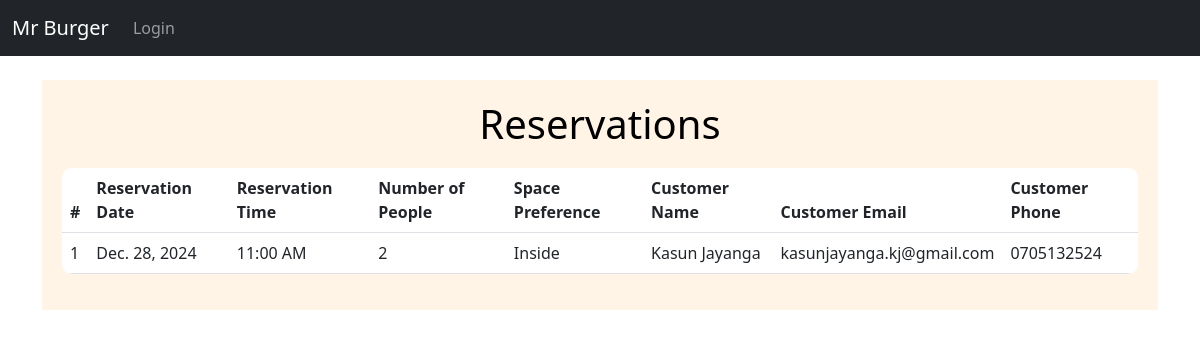
/reservations/, run on an earlier commit of the app's database.
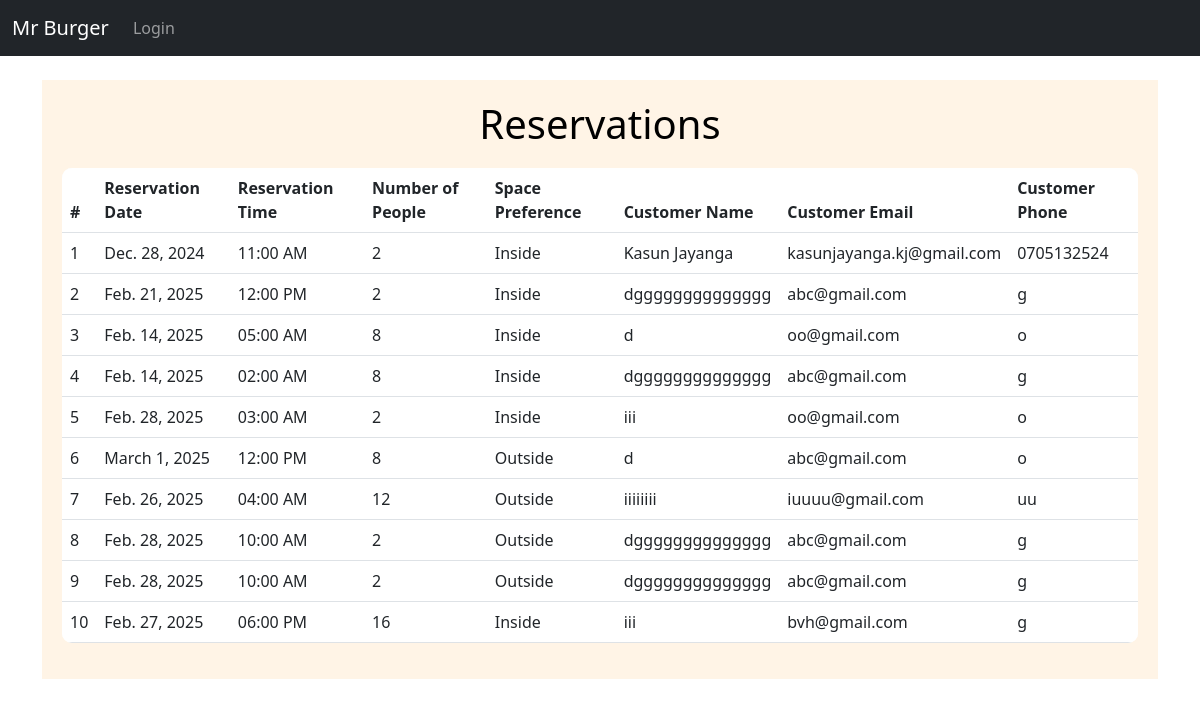
And on a later commit of the database.
### webstore/models.py (models this page shows)
class Reservation(models.Model):
    date = models.DateField()
    time = models.TimeField()
    num_people = models.IntegerField()
    space_preference = models.CharField(max_length=50)
    customer_name = models.CharField(max_length=100)
    customer_email = models.EmailField()
    customer_phone = models.CharField(max_length=15)

### webstore/views.py (the view)
# urls.py: path('reservations/', views.view_reservations, name='view_reservations'),
def view_reservations(request):
    reservations = Reservation.objects.all()  # Get all reservations from the database
    return render(request, 'view_reservations.html', {'reservations': reservations})

### webstore/templates/view_reservations.html
{% extends 'base.html' %}
{% block content %}
<div class="container" style="background-color: #fff4e6; padding: 20px;">
    <h1 class="center" style="color: black; text-align: center;">Reservations</h1>
    {% if reservations %}
    <table class="table" style="width: 100%; margin-top: 20px; border-radius: 10px; overflow: hidden; background: #fff;">
        <thead>
            <tr style="background: #f8f9fa; font-weight: bold;">
                <th>#</th>
                <th>Reservation Date</th>
                <th>Reservation Time</th>
                <th>Number of People</th>
                <th>Space Preference</th>
                <th>Customer Name</th>
                <th>Customer Email</th>
                <th>Customer Phone</th>
            </tr>
        </thead>
        <tbody>
            {% for reservation in reservations %}
            <tr>
                <td>{{ forloop.counter }}</td>
                <td>{{ reservation.date }}</td>
                <td>{{ reservation.time|time:"h:i A" }}</td>
                <td>{{ reservation.num_people }}</td>
                <td>{{ reservation.space_preference }}</td>
                <td>{{ reservation.customer_name }}</td>
                <td>{{ reservation.customer_email }}</td>
                <td>{{ reservation.customer_phone }}</td>
            </tr>
            {% endfor %}
        </tbody>
    </table>
    {% else %}
    <p style="text-align: center; font-size: 18px;">No reservations found.</p>
    {% endif %}
</div>
{% endblock %}

What changed in the data, as far as the page shows it:
added Reservation: date "Feb. 21, 2025", time "12:00 PM", num_people "2", space_preference "Inside", customer_name "dgggggggggggggg", customer_email "abc@gmail.com", customer_phone "g"
added Reservation: date "Feb. 14, 2025", time "05:00 AM", num_people "8", space_preference "Inside", customer_name "d", customer_email "oo@gmail.com", customer_phone "o"
added Reservation: date "Feb. 14, 2025", time "02:00 AM", num_people "8", space_preference "Inside", customer_name "dgggggggggggggg", customer_email "abc@gmail.com", customer_phone "g"
added Reservation: date "Feb. 28, 2025", time "03:00 AM", num_people "2", space_preference "Inside", customer_name "iii", customer_email "oo@gmail.com", customer_phone "o"
added Reservation: date "March 1, 2025", time "12:00 PM", num_people "8", space_preference "Outside", customer_name "d", customer_email "abc@gmail.com", customer_phone "o"
added Reservation: date "Feb. 26, 2025", time "04:00 AM", num_people "12", space_preference "Outside", customer_name "iiiiiiii", customer_email "iuuuu@gmail.com", customer_phone "uu"
added Reservation: date "Feb. 28, 2025", time "10:00 AM", num_people "2", space_preference "Outside", customer_name "dgggggggggggggg", customer_email "abc@gmail.com", customer_phone "g"
added Reservation: date "Feb. 28, 2025", time "10:00 AM", num_people "2", space_preference "Outside", customer_name "dgggggggggggggg", customer_email "abc@gmail.com", customer_phone "g"
added Reservation: date "Feb. 27, 2025", time "06:00 PM", num_people "16", space_preference "Inside", customer_name "iii", customer_email "bvh@gmail.com", customer_phone "g"
